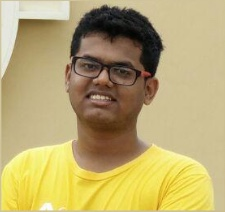
#> input picture pic.jpeg, 225 x 212 px, found by its file name
$ python colorbar.py
#> lines starting #> are read from the running program, lines starting #| are printed output that depends on the picture
import matplotlib.pyplot as plt
import cv2

path = '/Users/RohanSaxena/Documents/projects/cv'
image = cv2.imread(path + '/pic.jpeg')
#> image is the input picture: shape (212, 225, 3); mean B, G, R 111.1, 167.8, 184.9

blue = image[:, :, 0]
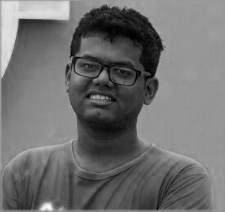
#> blue: shape (212, 225); min 0, max 255, mean 111.1
green = image[:, :, 1]
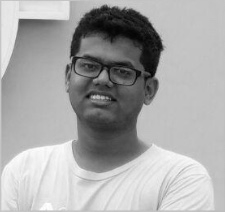
#> green: shape (212, 225); min 0, max 255, mean 167.8
red = image[:, :, 2]
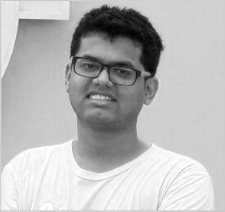
#> red: shape (212, 225); min 0, max 255, mean 184.9

fig = plt.figure()
# Where to put ticks on the colorbar:
tick_list = [0, 30, 60, 90, 130, 170, 210]

a = fig.add_subplot(2, 2, 1)
plt.imshow(blue, cmap='Blues')
a.set_title('Blue')
plt.colorbar(ticks=tick_list, orientation='horizontal')

a = fig.add_subplot(2, 2, 2)
plt.imshow(green, cmap='Greens')
a.set_title('Green')
plt.colorbar(ticks=tick_list, orientation='horizontal')

a = fig.add_subplot(2, 2, 3)
plt.imshow(red, cmap='Reds')
a.set_title('Red')
plt.colorbar(ticks=tick_list, orientation='horizontal')

plt.show()
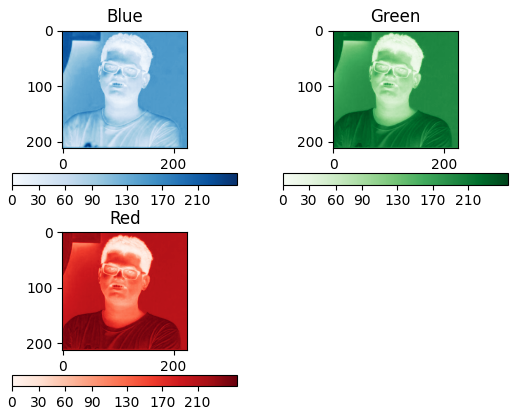
#> figure drawn by matplotlib, 6 panels

$ run again, with car1.png saved as pic.jpeg
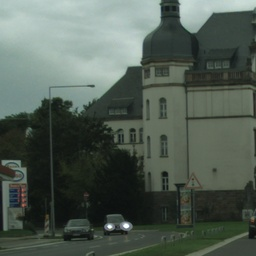
#> input picture car1.png, 256 x 256 px, found by its file name
#> image is the input picture: shape (256, 256, 3); mean B, G, R 83.1, 92.3, 80.7
#> `blue = image[:, :, 0]`:
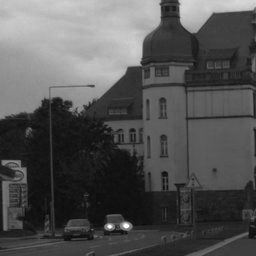
#> blue: shape (256, 256); min 9, max 255, mean 83.1
#> `green = image[:, :, 1]`:
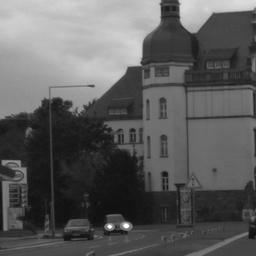
#> green: shape (256, 256); min 13, max 255, mean 92.3
